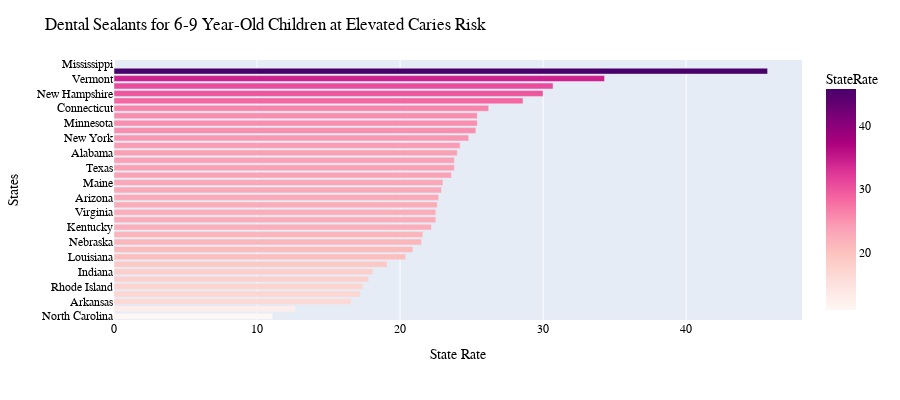
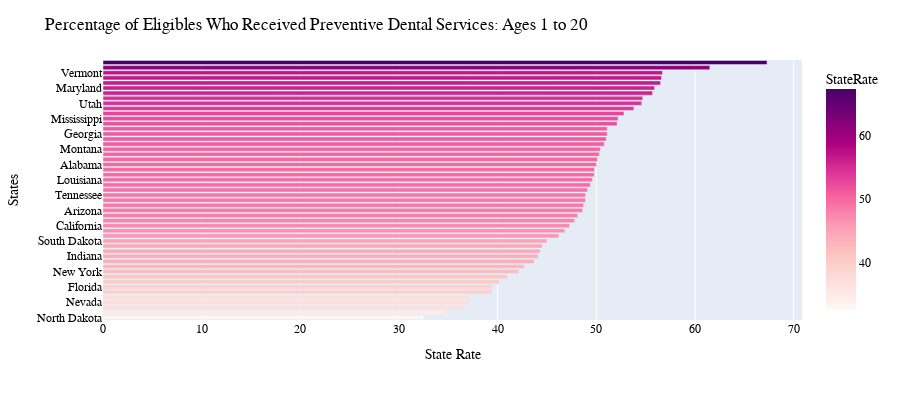

Notebook source saved alongside these figures, in order:
### Markdown cell above
### Measures in Dental Care and Oral Health Services

### Code cell
measure_name(Dental,px.colors.sequential.RdPu)

### Figure 1 — Plotly figure (JSON) as saved in the notebook; plotly's stock layout.template omitted (floating-point values rounded to 4 significant figures)
{"data": [{"alignmentgroup": "True", "customdata": [["Not on Track"], ["Not on Track"], ["Not on Track"], ["Not on Track"], ["Not on Track"], ["Not on Track"], ["Not on Track"], ["Not on Track"], ["Not on Track"], ["Not on Track"], ["Not on Track"], ["Not on Track"], ["Not on Track"], ["Not on Track"], ["Not on Track"], ["Not on Track"], ["On Track"], ["On Track"], ["On Track"], ["On Track"], ["On Track"], ["On Track"], ["On Track"], ["On Track"], ["On Track"], ["On Track"], ["On Track"], ["On Track"], ["On Track"], ["On Track"], ["On Track"], ["On Track"], ["On Track"], ["On Track"], ["Not on Track"]], "hovertemplate": "StateRate=%{marker.color}<br>State=%{y}<br>Eval=%{customdata[0]}<extra></extra>", "legendgroup": "", "marker": {"color": [11.1, 12.7, 16.6, 17.2, 17.4, 17.8, 18.1, 19.1, 20.4, 20.9, 21.5, 21.6, 22.2, 22.5, 22.5, 22.6, 22.7, 22.9, 23, 23.6, 23.8, 23.8, 24, 24.2, 24.8, 25.3, 25.4, 25.4, 26.2, 28.6, 30, 30.7, 34.3, 45.7, null], "coloraxis": "coloraxis", "pattern": {"shape": ""}}, "name": "", "offsetgroup": "", "orientation": "h", "showlegend": false, "textposition": "auto", "type": "bar", "x": [11.1, 12.7, 16.6, 17.2, 17.4, 17.8, 18.1, 19.1, 20.4, 20.9, 21.5, 21.6, 22.2, 22.5, 22.5, 22.6, 22.7, 22.9, 23, 23.6, 23.8, 23.8, 24, 24.2, 24.8, 25.3, 25.4, 25.4, 26.2, 28.6, 30, 30.7, 34.3, 45.7, null], "xaxis": "x", "y": ["North Carolina", "Illinois", "Arkansas", "Nevada", "Rhode Island", "District of Columbia", "Indiana", "West Virginia", "Louisiana", "Iowa", "Nebraska", "Florida", "Kentucky", "Oklahoma", "Virginia", "Pennsylvania", "Arizona", "Tennessee", "Maine", "California", "Texas", "Wyoming", "Alabama", "Washington", "New York", "South Carolina", "Minnesota", "Missouri", "Connecticut", "South Dakota", "New Hampshire", "Massachusetts", "Vermont", "Alaska", "Mississippi"], "yaxis": "y"}], "layout": {"barmode": "relative", "coloraxis": {"colorbar": {"title": {"text": "StateRate"}}, "colorscale": [[0, "rgb(255,247,243)"], [0.125, "rgb(253,224,221)"], [0.25, "rgb(252,197,192)"], [0.375, "rgb(250,159,181)"], [0.5, "rgb(247,104,161)"], [0.625, "rgb(221,52,151)"], [0.75, "rgb(174,1,126)"], [0.875, "rgb(122,1,119)"], [1, "rgb(73,0,106)"]]}, "font": {"color": "Black", "family": "Arial", "size": 12}, "height": 400, "legend": {"tracegroupgap": 0}, "margin": {"t": 60}, "title": {"text": "Dental Sealants for 6-9 Year-Old Children at Elevated Caries Risk"}, "xaxis": {"anchor": "y", "domain": [0, 1], "title": {"text": "State Rate"}}, "yaxis": {"anchor": "x", "domain": [0, 1], "title": {"text": "States"}}}}

### Figure 2 — Plotly figure (JSON) as saved in the notebook; plotly's stock layout.template omitted (floating-point values rounded to 4 significant figures)
{"data": [{"alignmentgroup": "True", "customdata": [["Not on Track"], ["Not on Track"], ["Not on Track"], ["Not on Track"], ["Not on Track"], ["Not on Track"], ["Not on Track"], ["Not on Track"], ["Not on Track"], ["Not on Track"], ["Not on Track"], ["Not on Track"], ["Not on Track"], ["Not on Track"], ["Not on Track"], ["Not on Track"], ["Not on Track"], ["Not on Track"], ["Not on Track"], ["Not on Track"], ["Not on Track"], ["Not on Track"], ["Not on Track"], ["Not on Track"], ["Not on Track"], ["On Track"], ["On Track"], ["On Track"], ["On Track"], ["On Track"], ["On Track"], ["On Track"], ["On Track"], ["On Track"], ["On Track"], ["On Track"], ["On Track"], ["On Track"], ["On Track"], ["On Track"], ["On Track"], ["On Track"], ["On Track"], ["On Track"], ["On Track"], ["On Track"], ["On Track"], ["On Track"], ["On Track"], ["On Track"], ["On Track"]], "hovertemplate": "StateRate=%{marker.color}<br>State=%{y}<br>Eval=%{customdata[0]}<extra></extra>", "legendgroup": "", "marker": {"color": [32.5, 34.8, 36.8, 37, 37.2, 39.4, 39.4, 40.2, 41, 42.1, 42.7, 43.7, 44.1, 44.3, 44.5, 45, 46.2, 46.8, 47.3, 47.8, 48.1, 48.6, 48.7, 48.9, 48.9, 49.1, 49.4, 49.6, 49.8, 49.8, 50, 50.1, 50.3, 50.4, 50.8, 51, 51.1, 51.1, 52.1, 52.2, 52.8, 53.8, 54.6, 54.7, 55.7, 55.9, 56.5, 56.6, 56.7, 61.5, 67.3], "coloraxis": "coloraxis", "pattern": {"shape": ""}}, "name": "", "offsetgroup": "", "orientation": "h", "showlegend": false, "textposition": "auto", "type": "bar", "x": [32.5, 34.8, 36.8, 37, 37.2, 39.4, 39.4, 40.2, 41, 42.1, 42.7, 43.7, 44.1, 44.3, 44.5, 45, 46.2, 46.8, 47.3, 47.8, 48.1, 48.6, 48.7, 48.9, 48.9, 49.1, 49.4, 49.6, 49.8, 49.8, 50, 50.1, 50.3, 50.4, 50.8, 51, 51.1, 51.1, 52.1, 52.2, 52.8, 53.8, 54.6, 54.7, 55.7, 55.9, 56.5, 56.6, 56.7, 61.5, 67.3], "xaxis": "x", "y": ["North Dakota", "Maine", "Missouri", "Nevada", "Ohio", "Michigan", "Florida", "Minnesota", "Wisconsin", "New York", "Kansas", "Oregon", "Indiana", "Illinois", "Alaska", "South Dakota", "Hawaii", "Pennsylvania", "California", "Kentucky", "West Virginia", "Arizona", "Delaware", "Arkansas", "Tennessee", "Rhode Island", "Massachusetts", "Louisiana", "Idaho", "Oklahoma", "Alabama", "Nebraska", "Wyoming", "Montana", "Iowa", "South Carolina", "Georgia", "Virginia", "North Carolina", "Mississippi", "New Jersey", "Colorado", "Utah", "New Mexico", "District of Columbia", "Maryland", "New Hampshire", "Washington", "Vermont", "Connecticut", "Texas"], "yaxis": "y"}], "layout": {"barmode": "relative", "coloraxis": {"colorbar": {"title": {"text": "StateRate"}}, "colorscale": [[0, "rgb(255,247,243)"], [0.125, "rgb(253,224,221)"], [0.25, "rgb(252,197,192)"], [0.375, "rgb(250,159,181)"], [0.5, "rgb(247,104,161)"], [0.625, "rgb(221,52,151)"], [0.75, "rgb(174,1,126)"], [0.875, "rgb(122,1,119)"], [1, "rgb(73,0,106)"]]}, "font": {"color": "Black", "family": "Arial", "size": 12}, "height": 400, "legend": {"tracegroupgap": 0}, "margin": {"t": 60}, "title": {"text": "Percentage of Eligibles Who Received Preventive Dental Services: Ages 1 to 20"}, "xaxis": {"anchor": "y", "domain": [0, 1], "title": {"text": "State Rate"}}, "yaxis": {"anchor": "x", "domain": [0, 1], "title": {"text": "States"}}}}
